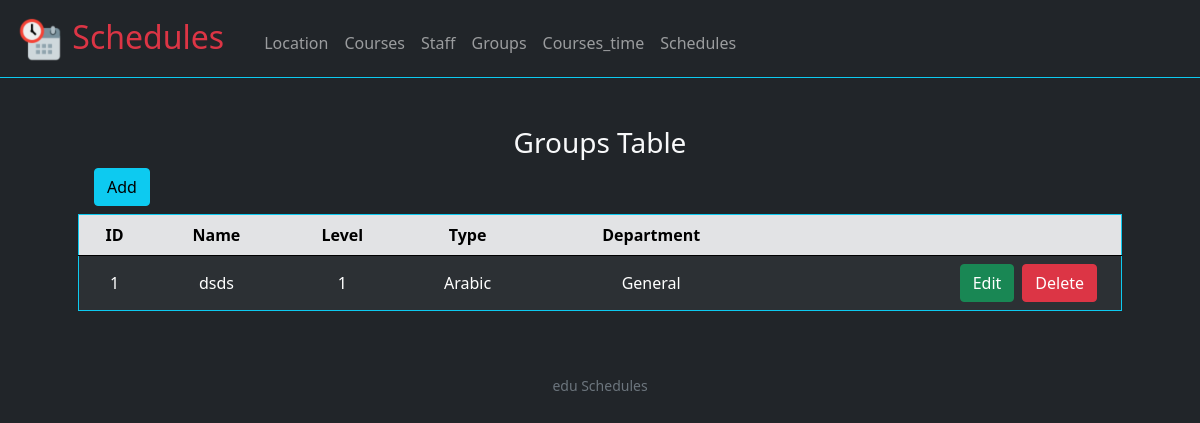
Screenshot of /groups with the database file from the repository.
### tables this page shows
CREATE TABLE groups(
    id integer,
    name text not null unique,
    level integer not null check(level >= 1 and level <= 4 ),
    type integer not null, 
    department integer not null,
    primary key (id),
    foreign key (type) references group_type(id),
    foreign key (department) references departments(id)
);

CREATE TABLE group_type(
    id integer,
    name varchar(10) unique not null,
    primary key(id)
);

CREATE TABLE departments(
    id integer,
    name text unique not null,
    primary key(id)
);

### application.py (the view)
@app.route("/groups", methods=["POST", "GET"])
def groups():
    data = view_table("""select groups.id as "ID",
                                groups.name as "Name",
                                level,
                                group_type.name as "type",
                                departments.name as "department"
                        from groups
                        join group_type on group_type.id = groups.type
                        join departments on departments.id = groups.department """)
    if type(data) == str:
        return data
    if request.method == "GET":
        return render_template("groups.html", keys=data[0], data=data[1])
    else:
        return render_template('functionals/data_view.html', keys=data[0], data=data[1],
                view_title="Groups Table", link_edit="/edit_groups", link_view="/groups", table="groups")

### application.py (called while the page is built)
@app.after_request
def after_request(response):
    response.headers["Cache-Control"] = "no-cache, no-store, must-revalidate"
    response.headers["Expires"] = 0
    response.headers["Pragma"] = "no-cache"
    return response

### helpers.py (called while the page is built)
def sql(query, values=(), return_data=False):
    if return_data == True:
        data = None
        with sqlite3.connect(db_name) as db:
            cur = db.cursor()
            cur.execute("pragma foreign_keys = on")
            cur.execute(query, values)
            keys = [d[0] for d in cur.description]
            data = [keys, cur.fetchall()]
        return data
    else:
        with sqlite3.connect(db_name) as db:
            cur = db.cursor()
            cur.execute(query, values)

def view_table(query):
    data = None
    try:
        data = sql(query, (), True)
    except:
        return "Error: SQLite3 Error view()"
    return data

### templates/groups.html (shortened to what this page needs)
{% extends "layout.html" %}
{% block main %}
    {% with view_title="groups Table", link_edit="/edit_groups", link_view="/groups", table="groups"  %}
      {% include "functionals/data_view.html" %}
    {% endwith %}
{% endblock %}

### templates/functionals/data_view.html
{% block view %}
<div class="text-center" id="view">
    <div class="text-capitalize" >
        <h3>{{ view_title }}</h3>
    </div>
    <div class="d-grid gap-2 d-md-flex justify-content-md-start ms-3">
        <button  type="button" class="btn btn-info mb-2" data-bs-toggle="modal" data-bs-target="#add">
            Add
        </button>
    </div>
    <table class="table table-hover table-striped table-dark border rounded border-info align-middle">
        <thead class="text-capitalize table-secondary ">
            <tr>
                {% for key in keys %}
                    <th scope="col">{{ key }}</th>
                {% endfor %}
                <th scope="col"></th>
            </tr>
        </thead>
        <tbody>
            {% for row in data %}
                <tr>
                    {% for element in row %}
                        <td>{{ element }}</td>
                    {% endfor %}
                    <td>
                        <div class="d-grid gap-2 d-md-flex justify-content-md justify-content-md-end pe-3">
                            <button class="btn btn-success mr-3" onclick="show_delete_edit(2, '{{ row[0] }}','{{ link_edit }}', '{{ link_view }}', '{{ table }}')" >Edit</button>
                            <button class="btn btn-danger" onclick="show_delete_edit(1, '{{ row[0] }}', '/delete_data', '{{ link_view }}', '{{ table }}', '{{ row[1] }}')" >Delete</button>
                        </div>
                    </td>
                </tr>
            {% endfor %}
        </tbody>
    </table>
</div>
{% endblock %}

### rows the page displays
groups: row "1" "1", name "dsds"
group_type: name "Arabic"
departments: name "General"

### other values shown
{{ view_title }} "Groups Table"
{{ key }} "ID" "Name" "Level" "Type" "Department"
